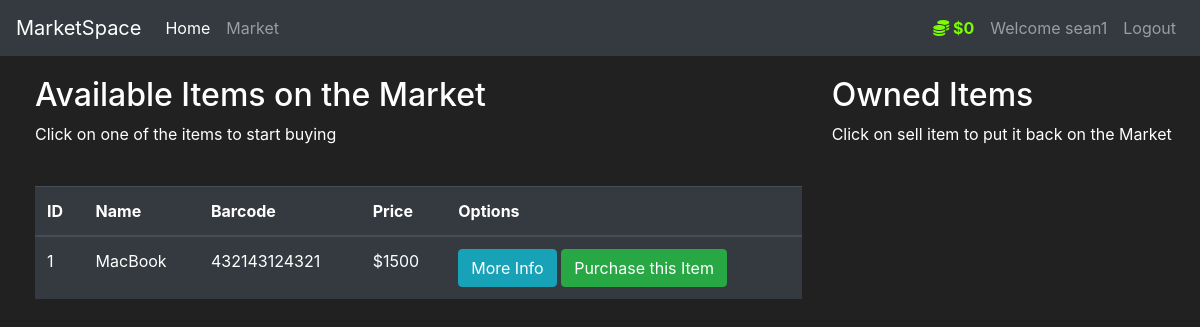
Page /market (signed in) on the earlier database version.
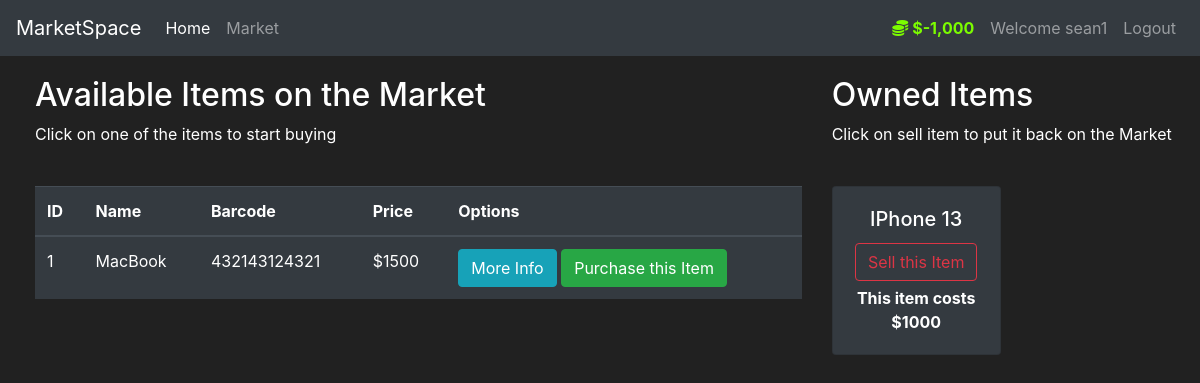
Same page on the later database version.
### market/models.py (models this page shows, shortened)
class User(UserMixin, db.Model):
    id = db.Column(db.Integer(), primary_key=True)
    username = db.Column(db.String(length=30), nullable=False,unique=True)
    email = db.Column(db.String(length=50), nullable=False, unique=True)
    password_hash = db.Column(db.String(length=60), nullable=False)
    budget = db.Column(db.Integer(), nullable=False, default=2000)
    items = db.relationship('Item', backref='owned_user', lazy=True)
    @property
    def prettier_budget(self):
        if len(str(self.budget)) >= 4:
            return f'${str(self.budget)[:-3]},{str(self.budget)[-3:]}'
        else:
            return f'${self.budget}'
    @property
    def password(self):
        return self.password

class Item(db.Model):
    id = db.Column(db.Integer(), primary_key=True)
    name = db.Column(db.String(length=30), nullable=False, unique=True)
    price = db.Column(db.Integer(), nullable=False)
    barcode = db.Column(db.String(length=12), nullable=False, unique=True)
    description = db.Column(db.String(length=1024), nullable=False, unique=True)
    owner = db.Column(db.Integer(), db.ForeignKey('user.id'))

### market/routes.py (the view, shortened to what this page needs)
@app.route('/market', methods=['GET','POST'])
@login_required
def market_page():
    purchase_form = PurchaseItemForm()
    selling_form = SellItemForm()
    if request.method == 'GET':
        items = Item.query.filter_by(owner=None)
        owned_items = Item.query.filter_by(owner=current_user.id)
        return render_template('market.html', items=items, purchase_form=purchase_form, owned_items=owned_items, selling_form=selling_form)

### market/models.py (called while the page is built)
@login_manager.user_loader
def load_user(user_id):
    return User.query.get(int(user_id))

### market/templates/market.html (shortened to what this page needs)
{% extends 'base.html'%}
{% block content%}
    <div class="row" style="margin-top:20px; margin-left:20px">
        <div class="col-8">
            <h2>Available Items on the Market</h2>
            <p>Click on one of the items to start buying</p>
            <br>
            <table class="table table-hover table-dark">
                <thead>
                    <tr>
                        <th scope="col">ID</th>
                        <th scope="col">Name</th>
                        <th scope="col">Barcode</th>
                        <th scope="col">Price</th>
                        <th scope="col">Options</th>
                    </tr>
                </thead>
                <tbody>
                    {% for item in items%}
                    <tr>
                        <td>{{ item.id }}</td>
                        <td>{{ item.name }}</td>
                        <td>{{ item.barcode }}</td>
                        <td>${{ item.price }}</td>
                        <td>
                            <button class="btn btn-outline btn-info" data-toggle="modal" data-target="#Modal-MoreInfo-{{ item.id }}">More Info</button>
                            <button class="btn btn-outline btn-success" data-toggle="modal" data-target="#Modal-PurchaseConfirm-{{ item.id }}">Purchase this Item</button>
                        </td>
                    </tr>
                    {% endfor%}
                </tbody>
            </table>
        </div>
        <div class="col-4">
            <h2>Owned Items</h2>
            <p>Click on sell item to put it back on the Market</p>
            <br>
            <div class="row">
                {% for owned_item in owned_items %}
                    <div class="col-md-6">
                        <div style="margin-bottom: 5px" class="card text-center bg-dark">
                            <div class="card-body">
                                <h5 class="card-title">{{ owned_item.name }}</h5>
                                <button type="button" class="btn btn-outline-danger" style="margin-bottom: 5px" data-toggle="modal"
                                    data-target="#Modal-SellingConfirm-{{ owned_item.id }}">
                                    Sell this Item
                                </button>
                                <p class="card-text"><strong>
                                    This item costs ${{ owned_item.price }}
                                </strong></p>
                            </div>
                        </div>
                    </div>
                {% endfor %}
            </div>
        </div>
    </div>
{% endblock %}

### market/templates/base.html (shortened to what this page needs)
<!doctype html>
<html lang="en">
<head>
    <link rel="stylesheet" href="https://cdn.jsdelivr.net/npm/bootstrap@4.5.3/dist/css/bootstrap.min.css"
>
</head>
<body>
    <nav class="navbar navbar-expand-md navbar-dark bg-dark">
        <a class="navbar-brand" href="#">MarketSpace</a>
        <div class="collapse navbar-collapse" id="navbarNav">
            <ul class="navbar-nav mr-auto">
                <li class="nav-item active">
                    <a class="nav-link" href="{{url_for('home_page')}}">Home <span class="sr-only">(current)</span></a>
                </li>
                <li class="nav-item">
                    <a class="nav-link" href="{{url_for('market_page')}}">Market</a>
                </li>
            </ul>
            {% if current_user.is_authenticated %}
                <ul class="navbar-nav">
                    <li class="nav-item">
                        <a class="nav-link" style="color: lawngreen; font-weight:bold">
                            <i class="fa-solid fa-coins"></i>
                            {{ current_user.prettier_budget }}
                        </a>
                    </li>
                    <li class="nav-item">
                        <a class="nav-link">Welcome {{current_user.username}}</a>
                    </li>
                    <li class="nav-item">
                        <a class="nav-link" href="{{url_for('logout_page')}}">Logout</a>
                    </li>
                </ul>
            {% endif %}
        </div>
    </nav>
    {% block content %}
    {% endblock %}
</body>
</html>

### market/templates/base.html (style rules this page uses)
body { background-color: #212121; color: white }

Differences in the rows shown:
changed User "sean1": prettier_budget "$0" → "$-1,000"
now on this page (row edited): Item: name "IPhone 13", price "1000", shown under "Owned Items"
